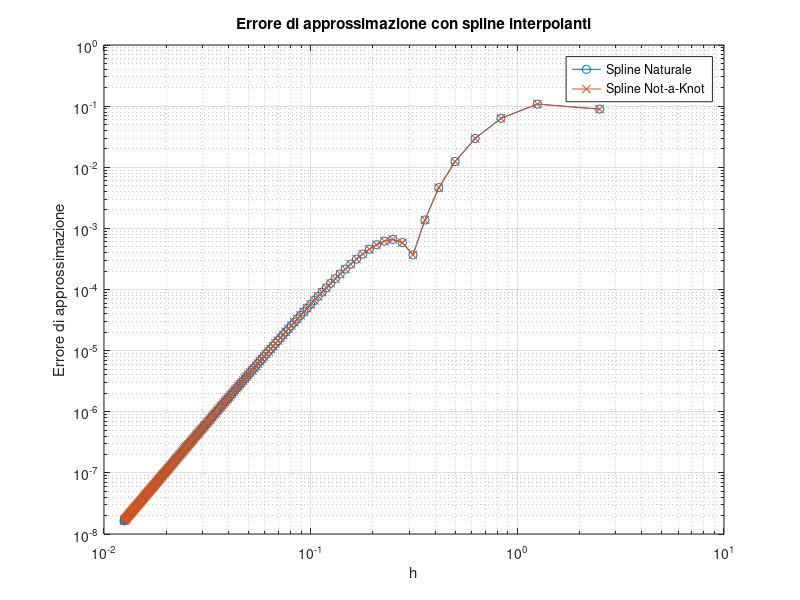

Reproduce this figure in MATLAB.
% Definire la funzione di Runge
runge = @(x) 1 ./ (1 + x.^2);

% Intervallo di interpolazione
a = 0;
b = 10;

% Punti di valutazione per la stima dell'errore
x_eval = linspace(a, b, 10001);
f_eval = runge(x_eval);

% Inizializzare i vettori per h e gli errori
n_values = 4:4:800;
h_values = 10 ./ n_values;
error_natural = zeros(size(n_values));
error_not_a_knot = zeros(size(n_values));

for i = 1:length(n_values)
    n = n_values(i);
    
    % Punti di interpolazione
    x_nodes = linspace(a, b, n + 1);
    f_nodes = runge(x_nodes);
    
    % Costruire le spline naturale e not-a-knot
    spline_natural = spline(x_nodes, f_nodes);
    spline_not_a_knot = csapi(x_nodes, f_nodes);
    
    % Valutare le spline sui punti di valutazione
    f_spline_natural = ppval(spline_natural, x_eval);
    f_spline_not_a_knot = fnval(spline_not_a_knot, x_eval);
    
    % Calcolare l'errore massimo
    error_natural(i) = max(abs(f_eval - f_spline_natural));
    error_not_a_knot(i) = max(abs(f_eval - f_spline_not_a_knot));
end

% Grafico in scala log-log
figure;
loglog(h_values, error_natural, '-o', 'DisplayName', 'Spline Naturale');
hold on;
loglog(h_values, error_not_a_knot, '-x', 'DisplayName', 'Spline Not-a-Knot');
hold off;
xlabel('h');
ylabel('Errore di approssimazione');
title('Errore di approssimazione con spline interpolanti');
legend('Location', 'Best');
grid on;

% Osservazione della decrescita dell'errore
